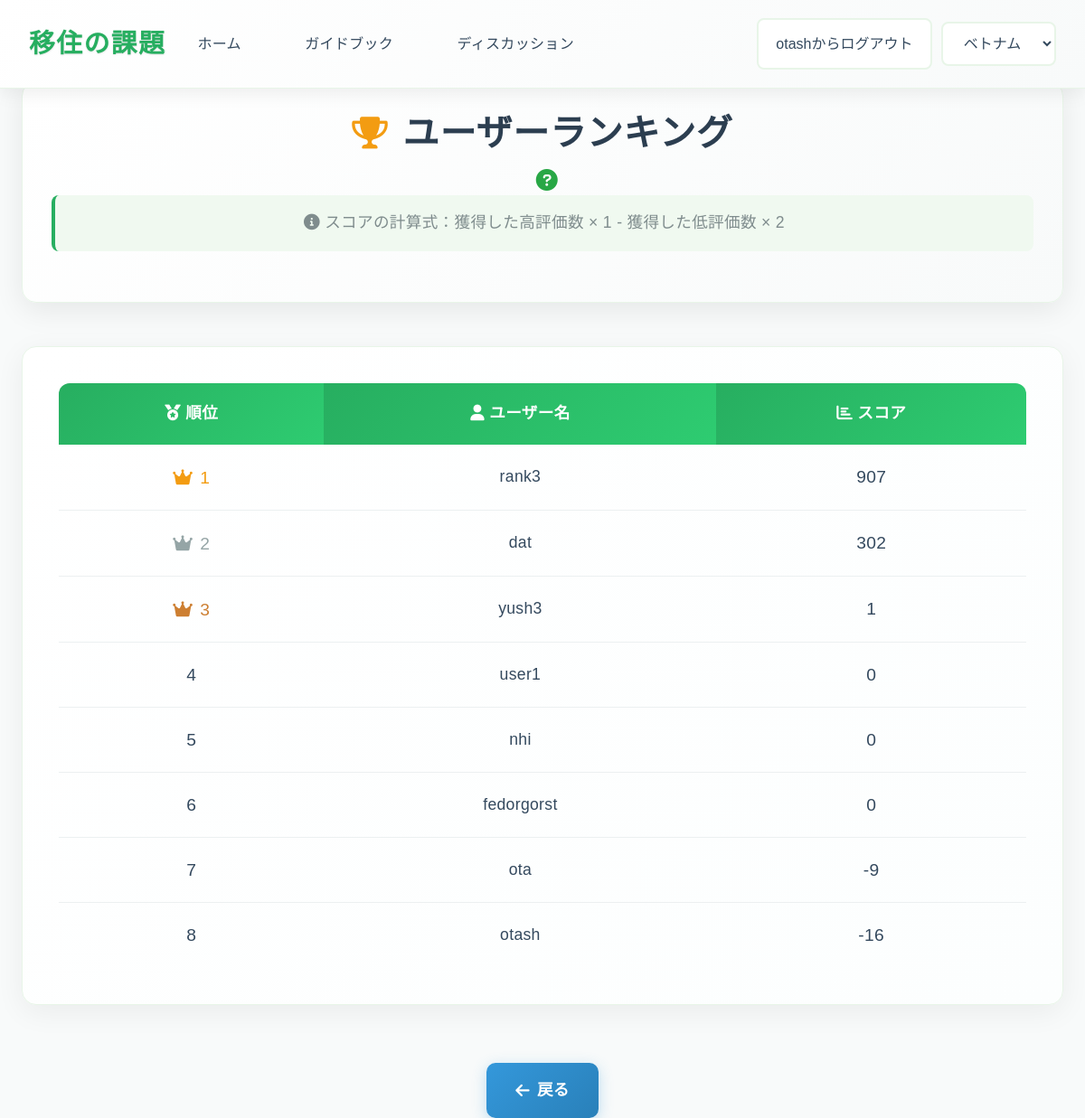
Page /discussions/ranking/ (signed in) on the committed database.
### app1/models.py (models this page shows, shortened)
class UserName(models.Model):
    id=models.UUIDField(primary_key=True,default=uuid.uuid4,editable=False)
    user_name=models.CharField(max_length=50,verbose_name="ユーザ名")
    password=models.CharField(max_length=50,null=True,blank=True,verbose_name="パスワード")
    score=models.IntegerField(default=0,verbose_name="スコア")

### app1/views.py (the view)
class RankingView(View):
    def get(self,request):
        users = UserName.objects.all().order_by('-score')
        return render(request,"app1/ranking.html",{"users":users})

### templates/app1/ranking.html (shortened to what this page needs)
<!DOCTYPE html>
<html lang="ja">
<head>
    <link rel="stylesheet" href="https://cdnjs.cloudflare.com/ajax/libs/font-awesome/6.0.0-beta3/css/all.min.css">
    <link rel="stylesheet" href="https://cdn.jsdelivr.net/npm/bootstrap@4.1.3/dist/css/bootstrap.min.css">
    {% load static %}
    <link rel="stylesheet" href="{% static 'app1/css/ranking_style.css' %}">
</head>
<body>
    <header class="navbar">
        <div class="navbar-brand">移住の課題</div>
        <nav class="navbar-menu">
            <a href="{% url 'app1:index' %}" class="nav-item active" style="text-decoration: none;">ホーム</a>
            <a href="{% url 'app1:general' %}" class="nav-item" style="text-decoration: none;">ガイドブック</a>
            <a href="{% url 'app1:discussions' %}" class="nav-item" style="text-decoration: none;">ディスカッション</a>
        </nav>
        {% if request.user.is_authenticated %}
        <form action="{% url 'accounts:logout' %}" method="post" style="margin: 0 0 0 auto; margin-right: 10px;">
            <button type="submit" id="country-select" class="country-select" style="background-color: white;">{{request.user}}からログアウト</button>
        </form>
        {% else %}
        <button onclick="location.href='/login'" id="country-select" class="country-select" style="margin: 0 0 0 auto; margin-right: 10px; background-color: white;" >ログイン/新規登録</button>
        {% endif %}
        <div class="navbar-actions">
            <select id="country-select" class="country-select">
                <option value="ベトナム">ベトナム</option>
            </select>
        </div>
    </header>
    <main class="container">
        <div class="ranking-header">
            <h1>
                <i class="fas fa-trophy"></i>
                ユーザーランキング
            </h1>
    <div class="tooltip-container">
        <i class="fas fa-question-circle rank-info-icon"></i>
    </div>
            <div class="ranking-description">
                <i class="fas fa-info-circle"></i>
                スコアの計算式：獲得した高評価数 × 1 - 獲得した低評価数 × 2
            </div>
        </div>
        <div class="ranking-table-container">
            <table class="ranking-table">
                <thead>
                    <tr>
                        <th scope="col"><i class="fas fa-medal"></i> 順位</th>
                        <th scope="col"><i class="fas fa-user"></i> ユーザー名</th>
                        <th scope="col"><i class="fas fa-chart-bar"></i> スコア</th>
                    </tr>
                </thead>
                <tbody>
                    {% for user in users %}
                    <tr>
                        <td class="rank-position {% if forloop.counter == 1 %}first{% elif forloop.counter == 2 %}second{% elif forloop.counter == 3 %}third{% endif %}">{{forloop.counter}}</td>
                        <td class="user-name">{{user.user_name}}</td>
                        <td class="user-score {% if user.score > 0 %}positive-score{% elif user.score < 0 %}negative-score{% else %}zero-score{% endif %}">{{user.score}}</td>
                    </tr>
                    {% endfor %}
                </tbody>
            </table>
        </div>
        <div class="back-button-container">
            <button onclick="location.href='/discussions'" class="back-button">
                <i class="fas fa-arrow-left"></i>
                戻る
            </button>
        </div>
    </main>
</body>
</html>

### app1/static/app1/css/ranking_style.css (style rules this page uses)
body { font-family: 'Noto Sans JP', 'Hiragino Kaku Gothic ProN', 'Hiragino Sans', Meiryo, sans-serif; margin: 0; padding: 0; background-color: #f8fafa; color: #2c3e50; line-height: 1.7; font-size: 16px; letter-spacing: 0.02em; }
.container { padding-top: 90px; padding-left: 1.5rem; padding-right: 1.5rem; max-width: 1400px; margin: 0 auto; }
.navbar { display: flex; justify-content: space-between; align-items: center; background: linear-gradient(135deg, #ffffff 0%, #f8fafa 100%); padding: 1.2rem 2rem; box-shadow: 0 4px 20px rgba(0, 0, 0, 0.08); position: fixed; width: 100%; top: 0; left: 0; z-index: 1000; border-bottom: 1px solid #e8f5e8; }
.navbar-brand { font-weight: 700; font-size: 1.8rem; color: #27ae60; letter-spacing: 0.05em; text-shadow: 0 1px 2px rgba(0, 0, 0, 0.1); }
.navbar-menu { display: flex; gap: 2rem; }
.nav-item { text-decoration: none; color: #34495e; font-weight: 500; padding: 0.8rem 1.2rem; border-radius: 8px; transition: all 0.3s ease; letter-spacing: 0.02em; }
.navbar-actions { display: flex; align-items: center; gap: 1rem; }
.country-select { padding: 0.8rem 1.2rem; border-radius: 8px; border: 2px solid #e8f5e8; font-size: 1rem; background-color: #ffffff; color: #34495e; transition: all 0.3s ease; font-weight: 500; }
.ranking-header { text-align: center; margin-bottom: 3rem; padding: 2rem; background: linear-gradient(135deg, #ffffff 0%, #f8fafa 100%); border-radius: 16px; box-shadow: 0 8px 32px rgba(0, 0, 0, 0.08); border: 1px solid #e8f5e8; }
.ranking-header h1 { font-size: 2.5rem; color: #2c3e50; font-weight: 700; margin-bottom: 1rem; letter-spacing: 0.02em; display: flex; align-items: center; justify-content: center; gap: 1rem; }
.ranking-header h1 i { color: #f39c12; font-size: 2.2rem; }
.ranking-description { font-size: 1.1rem; color: #7f8c8d; margin-bottom: 1.5rem; padding: 1rem 2rem; background-color: #f0f9f0; border-radius: 8px; border-left: 4px solid #27ae60; }
.ranking-table-container { background: linear-gradient(135deg, #ffffff 0%, #fcfefe 100%); border-radius: 16px; padding: 2.5rem; box-shadow: 0 8px 32px rgba(0, 0, 0, 0.06); border: 1px solid #e8f5e8; margin-bottom: 2rem; }
.ranking-table { width: 100%; border-collapse: collapse; font-size: 1rem; }
.ranking-table thead th { background: linear-gradient(135deg, #27ae60 0%, #2ecc71 100%); color: white; padding: 1.2rem 1.5rem; text-align: center; font-weight: 600; font-size: 1.1rem; letter-spacing: 0.02em; border: none; }
.ranking-table thead th:first-child { border-top-left-radius: 12px; }
.ranking-table thead th:last-child { border-top-right-radius: 12px; }
.ranking-table tbody tr { transition: all 0.3s ease; border-bottom: 1px solid #ecf0f1; }
.ranking-table tbody tr:last-child { border-bottom: none; }
.ranking-table td { padding: 1.2rem 1.5rem; text-align: center; color: #34495e; font-weight: 500; border: none; }
.rank-position { font-weight: 700; font-size: 1.2rem; position: relative; }
.rank-position.first { color: #f39c12; }
.rank-position.second { color: #95a5a6; }
.rank-position.third { color: #cd7f32; }
.rank-position.first::before { content: "\f521"; font-family: "Font Awesome 6 Free"; font-weight: 900; margin-right: 0.5rem; color: #f39c12; }
.rank-position.second::before { content: "\f521"; font-family: "Font Awesome 6 Free"; font-weight: 900; margin-right: 0.5rem; color: #95a5a6; }
.rank-position.third::before { content: "\f521"; font-family: "Font Awesome 6 Free"; font-weight: 900; margin-right: 0.5rem; color: #cd7f32; }
.tooltip-container { position: relative; display: inline-block; cursor: pointer; margin-left: 10px; }
.rank-info-icon { font-size: 1.5rem; color: #007bff; }
.rank-info-icon { font-size: 1.5rem; color: #28a745; transition: transform 0.2s ease-in-out, color 0.2s ease-in-out; }
.user-name { font-weight: 600; font-size: 1.1rem; color: #2c3e50; }
.user-score { font-weight: 700; font-size: 1.2rem; color: #27ae60; }
.positive-score { color: #27ae60; }
.negative-score { color: #e74c3c; }
.zero-score { color: #7f8c8d; }
.back-button { display: inline-flex; align-items: center; background: linear-gradient(135deg, #3498db 0%, #2980b9 100%); color: #fff; padding: 1rem 2rem; border-radius: 10px; text-decoration: none; font-weight: 600; font-size: 1.1rem; letter-spacing: 0.02em; transition: all 0.3s ease; box-shadow: 0 4px 16px rgba(52, 152, 219, 0.3); border: none; cursor: pointer; margin-top: 2rem; }
.back-button i { margin-right: 0.5rem; }
.back-button-container { text-align: center; }

### rows in the picture
UserName: user_name "rank3", score "907"
UserName: user_name "dat", score "302"
UserName: user_name "yush3", score "1"
UserName: user_name "user1", score "0"
UserName: user_name "nhi", score "0"
UserName: user_name "fedorgorst", score "0"
UserName: user_name "ota", score "-9"
UserName: user_name "otash", score "-16"

### other values in the picture
{{ request.user }} "otash"
